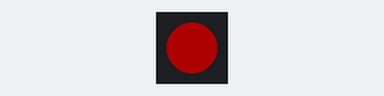
The sketch below on a simulated Arduino Uno, built with avr-gcc and run on an emulated ATmega328P. On the bench: 1 RGB LEDs in strip order, left to right. Dim RGB values are drawn brighter than linear.

Above: at 0.7 s.
At 2.2 s:
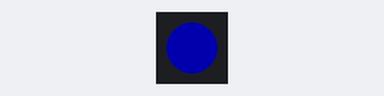
At 5.18 s:
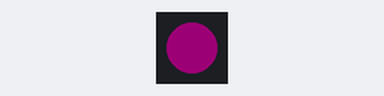
Timing chart, 0 to 5.5 s (numbered marks = the images above):
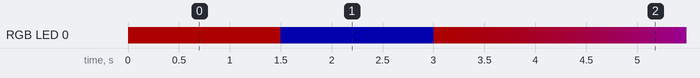

The sketch:

Nightlight.ino
```cpp
#include <Adafruit_NeoPixel.h>

/* SCROLL TO THE loop() function if you're here; all the nightlight customization happens in the loop() function */

#define PIN 8
Adafruit_NeoPixel strip = Adafruit_NeoPixel(1, PIN, NEO_GRB + NEO_KHZ800);

enum Color { aqua, blue, brown, green, orange, pink, purple, red, teal, white, yellow};

void fadeOnce(Color color1, Color color2, uint16_t steps = 100, uint8_t interval = 50) {
  // Calculate linear interpolation between Color1 and Color2
  // Optimise order of operations to minimize truncation error

  uint16_t Interval = interval;
  uint16_t TotalSteps = steps;
  uint32_t Color1 = translateColor(color1);
  uint32_t Color2 = translateColor(color2);

  for (int i = 0; i < TotalSteps; i++)
  {
    uint8_t red = ((Red(Color1) * (TotalSteps - i)) + (Red(Color2) * i)) / TotalSteps;
    uint8_t green = ((Green(Color1) * (TotalSteps - i)) + (Green(Color2) * i)) / TotalSteps;
    uint8_t blue = ((Blue(Color1) * (TotalSteps - i)) + (Blue(Color2) * i)) / TotalSteps;

    strip.setPixelColor(0, strip.Color(red, green, blue));
    strip.show();
    delay(50);
  }
}

// Returns the Red component of a 32-bit color
uint8_t Red(uint32_t color)
{
    return (color >> 16) & 0xFF;
}

// Returns the Green component of a 32-bit color
uint8_t Green(uint32_t color)
{
    return (color >> 8) & 0xFF;
}

// Returns the Blue component of a 32-bit color
uint8_t Blue(uint32_t color)
{
    return color & 0xFF;
}

// Input a value 0 to 255 to get a color value.
// The colours are a transition r - g - b - back to r.
uint32_t Wheel(byte WheelPos)
{
    WheelPos = 255 - WheelPos;
    if(WheelPos < 85)
    {
        return strip.Color(255 - WheelPos * 3, 0, WheelPos * 3);
    }
    else if(WheelPos < 170)
    {
        WheelPos -= 85;
        return strip.Color(0, WheelPos * 3, 255 - WheelPos * 3);
    }
    else
    {
        WheelPos -= 170;
        return strip.Color(WheelPos * 3, 255 - WheelPos * 3, 0);
    }
}


void setup() {
  // put your setup code here, to run once:
  Serial.begin(9600);
  strip.begin();
  strip.setBrightness(50);
  strip.show(); // Initialize all pixels to 'off'

}


/*
##############################################################################################################
.______    ___________    ____  ______   .__   __.  _______      __    __   _______ .______       _______
|   _  \  |   ____\   \  /   / /  __  \  |  \ |  | |       \    |  |  |  | |   ____||   _  \     |   ____|
|  |_)  | |  |__   \   \/   / |  |  |  | |   \|  | |  .--.  |   |  |__|  | |  |__   |  |_)  |    |  |__
|   _  <  |   __|   \_    _/  |  |  |  | |  . `  | |  |  |  |   |   __   | |   __|  |      /     |   __|
|  |_)  | |  |____    |  |    |  `--'  | |  |\   | |  '--'  |   |  |  |  | |  |____ |  |\  \----.|  |____
|______/  |_______|   |__|     \______/  |__| \__| |_______/    |__|  |__| |_______|| _| `._____||_______|

         .___________. __    __   _______ .______       _______          .______    _______
         |           ||  |  |  | |   ____||   _  \     |   ____|         |   _  \  |   ____|
         `---|  |----`|  |__|  | |  |__   |  |_)  |    |  |__            |  |_)  | |  |__
             |  |     |   __   | |   __|  |      /     |   __|           |   _  <  |   __|
             |  |     |  |  |  | |  |____ |  |\  \----.|  |____          |  |_)  | |  |____
             |__|     |__|  |__| |_______|| _| `._____||_______|         |______/  |_______|

             _______  .______          ___       _______   ______   .__   __.      _______.
            |       \ |   _  \        /   \     /  _____| /  __  \  |  \ |  |     /       |
            |  .--.  ||  |_)  |      /  ^  \   |  |  __  |  |  |  | |   \|  |    |   (----`
            |  |  |  ||      /      /  /_\  \  |  | |_ | |  |  |  | |  . `  |     \   \
            |  '--'  ||  |\  \----./  _____  \ |  |__| | |  `--'  | |  |\   | .----)   |
            |_______/ | _| `._____/__/     \__\ \______|  \______/  |__| \__| |_______/

###############################################################################################################
*/


void loop() {
  // CHANGE YOUR NIGHTLIGHT CODE HERE

  showColor(red);
  showColor(blue);
  fadeOnce(red, blue);
}


/*
##############################################################################################################
.______    ___________    ____  ______   .__   __.  _______      __    __   _______ .______       _______
|   _  \  |   ____\   \  /   / /  __  \  |  \ |  | |       \    |  |  |  | |   ____||   _  \     |   ____|
|  |_)  | |  |__   \   \/   / |  |  |  | |   \|  | |  .--.  |   |  |__|  | |  |__   |  |_)  |    |  |__
|   _  <  |   __|   \_    _/  |  |  |  | |  . `  | |  |  |  |   |   __   | |   __|  |      /     |   __|
|  |_)  | |  |____    |  |    |  `--'  | |  |\   | |  '--'  |   |  |  |  | |  |____ |  |\  \----.|  |____
|______/  |_______|   |__|     \______/  |__| \__| |_______/    |__|  |__| |_______|| _| `._____||_______|

         .___________. __    __   _______ .______       _______          .______    _______
         |           ||  |  |  | |   ____||   _  \     |   ____|         |   _  \  |   ____|
         `---|  |----`|  |__|  | |  |__   |  |_)  |    |  |__            |  |_)  | |  |__
             |  |     |   __   | |   __|  |      /     |   __|           |   _  <  |   __|
             |  |     |  |  |  | |  |____ |  |\  \----.|  |____          |  |_)  | |  |____
             |__|     |__|  |__| |_______|| _| `._____||_______|         |______/  |_______|

             _______  .______          ___       _______   ______   .__   __.      _______.
            |       \ |   _  \        /   \     /  _____| /  __  \  |  \ |  |     /       |
            |  .--.  ||  |_)  |      /  ^  \   |  |  __  |  |  |  | |   \|  |    |   (----`
            |  |  |  ||      /      /  /_\  \  |  | |_ | |  |  |  | |  . `  |     \   \
            |  '--'  ||  |\  \----./  _____  \ |  |__| | |  `--'  | |  |\   | .----)   |
            |_______/ | _| `._____/__/     \__\ \______|  \______/  |__| \__| |_______/

###############################################################################################################
*/


void showColor(Color color) {
   uint32_t c_translated = translateColor(color);
   strip.setPixelColor(0, c_translated);
   strip.show();
   delay(1500);
   return;
}


uint32_t translateColor(Color color) {
  switch (color)
  {
    case aqua:
      return strip.Color(0,255,255);
    case brown:
      return strip.Color(139,69,19);
    case red:
      return strip.Color(255, 0, 0);
    case pink:
      return strip.Color(255,20,147);
    case purple:
      return strip.Color(128,0,128);
    case orange:
      return strip.Color(255,165,0);
    case green:
      return strip.Color(0, 255, 0);
    case blue:
      return strip.Color(0, 0, 255);
    case teal:
      return strip.Color(0,128,128);
    case yellow:
      return strip.Color(255,255,0);
    case white:
      return strip.Color(255, 255, 255);
    default: // set to white
      return strip.Color(0, 0, 0);
  }
}
```

Measured:
- by itself, everything shown: repeats every 8.0 s, in 91 steps
